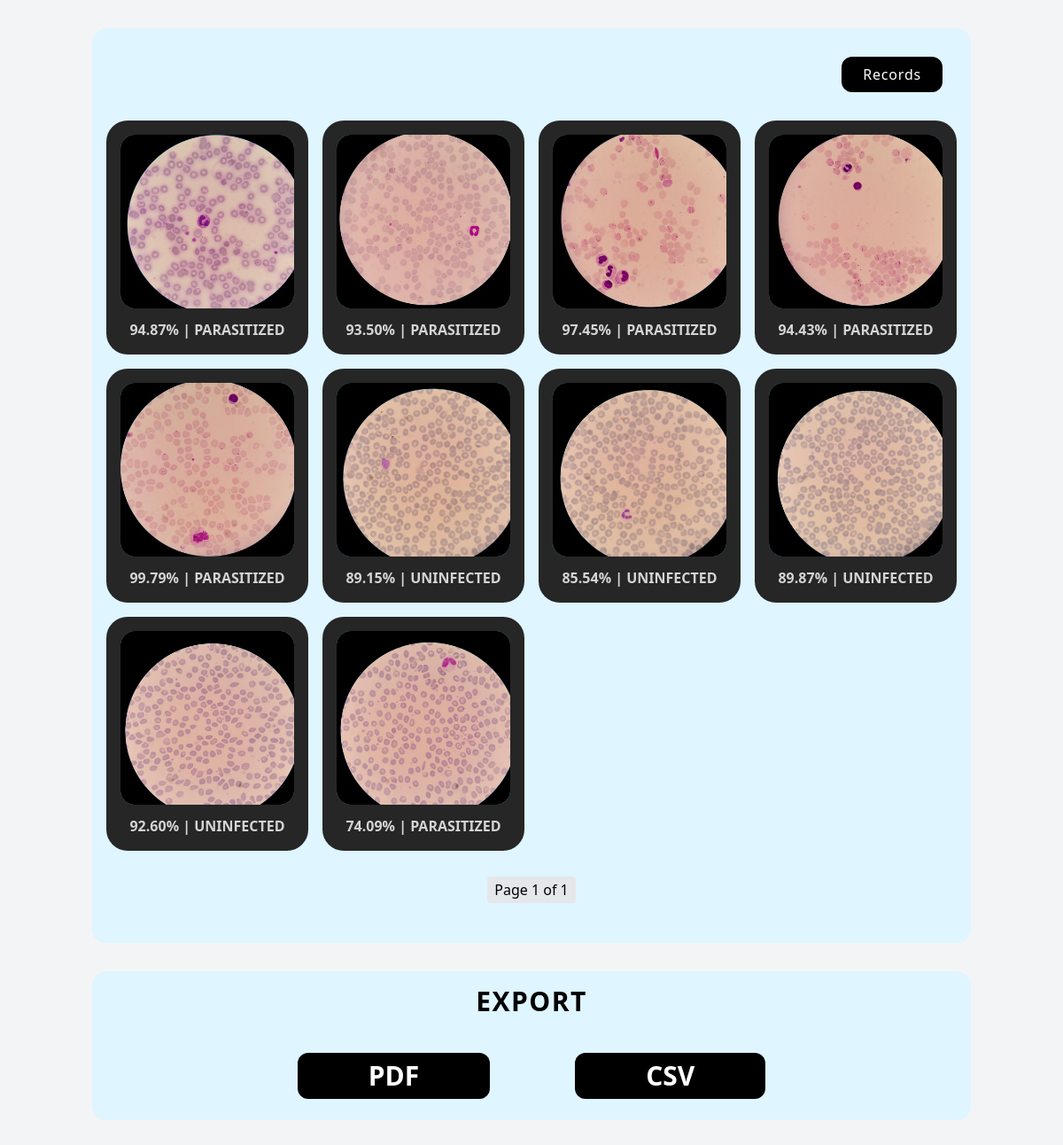
/view/76, run on the app's committed database.
### my_app/models.py (models this page shows, shortened)
class RecordData(models.Model):
    record_number = models.ForeignKey(SavedRecord, on_delete=models.CASCADE, related_name='record_data')
    image = models.ImageField(null=True, blank=True)
    con_lvl = models.CharField(max_length=5, null=True, blank=True)
    label = models.CharField(max_length=12, null=True, blank=True)

### my_app/views.py (the view)
# urls.py: path('view/<int:record_id>', views.view_img, name='view_img'),
def view_img(request, record_id):
    record = RecordData.objects.filter(record_number_id=record_id)
    paginator = Paginator(record, 10)
    page_number = request.GET.get("page")
    record_page_obj = paginator.get_page(page_number)
    return render(request, 'view.html', {'record_page_obj': record_page_obj})

### my_app/templates/view.html (shortened to what this page needs)
    {% load static %}
<!DOCTYPE html>
<html lang="en">
<head>
    {% load static %}
    <link rel="stylesheet" href="{% static 'src/css/styles.css' %}">
</head>
<body class="bg-gray-100">
    <div class="container mx-auto px-4 py-8">
        <section class="bg-custom-blue rounded-2xl p-4 mb-8">
            <div class="flex justify-end mb-4">
                <a href="{% url 'records' %}" class="px-6 py-2 my-4 mx-4 rounded-xl bg-black text-white tracking-wider hover:bg-sky-800">Records</a>
            </div>
            <div class="grid grid-cols-1 sm:grid-cols-2 md:grid-cols-3 lg:grid-cols-4 xl:grid-cols-5 gap-4">
                {% for image in record_page_obj %}
                    <a href="{{ image.image.url }}" target="_blank" class="block">
                        <div class="bg-neutral-800 rounded-3xl text-neutral-300 p-4 flex flex-col items-center justify-center gap-3 hover:bg-gray-900 hover:shadow-2xl hover:shadow-sky-400 transition-shadow">
                            <div class="w-full aspect-square bg-sky-300 rounded-2xl overflow-hidden">
                                <img src="{{ image.image.url }}" alt="image" class="w-full h-full object-cover">
                            </div>
                            <div class="text-center">
                                <p class="text-base font-extrabold uppercase">{{image.con_lvl}}% | {{image.label}}</p>
                            </div>
                        </div>
                    </a>
                {% endfor %}
            </div>
            <div class="pagination text-center my-8">
                <span class="step-links">
                    <span class="current px-2 py-1 bg-gray-200 rounded">
                        Page {{ record_page_obj.number }} of {{ record_page_obj.paginator.num_pages }}
                    </span>
                </span>
            </div>
        </section>
        <section class="bg-custom-blue rounded-2xl p-4">
            <h2 class="text-center text-black text-2xl md:text-3xl font-extrabold tracking-wider mb-8">EXPORT</h2>
            <div class="flex flex-col sm:flex-row justify-center items-center gap-4">
                <button class="p-2 px-20 my-2 mx-10 bg-black rounded-xl">
                {% for rec in record_page_obj %}
                    <a href="{% url 'pdf_generate' rec.record_number_id %}" class="text-3xl text-white font-bold">{% endfor %}PDF</a>
                </button>
                <button class="p-2 px-20 my-2 mx-10 bg-black rounded-xl">
                {% for rec in record_page_obj %}
                    <a href="{% url 'csv_generate' rec.record_number_id %}" class="text-3xl text-white font-bold">{% endfor %}CSV</a>
                </button>
            </div>
        </section>
    </div>
</body>
</html>

### my_app/templates/view.html (style rules this page uses)
.bg-custom-blue { background-color: #DFF5FF; }

### data on the page
RecordData: image (picture), con_lvl "94.87", label "PARASITIZED"
RecordData: image (picture), con_lvl "93.50", label "PARASITIZED"
RecordData: image (picture), con_lvl "97.45", label "PARASITIZED"
RecordData: image (picture), con_lvl "94.43", label "PARASITIZED"
RecordData: image (picture), con_lvl "99.79", label "PARASITIZED"
RecordData: image (picture), con_lvl "89.15", label "UNINFECTED"
RecordData: image (picture), con_lvl "85.54", label "UNINFECTED"
RecordData: image (picture), con_lvl "89.87", label "UNINFECTED"
RecordData: image (picture), con_lvl "92.60", label "UNINFECTED"
RecordData: image (picture), con_lvl "74.09", label "PARASITIZED"

### other printed values
{{ record_page_obj.number }} "1"
{{ record_page_obj.paginator.num_pages }} "1"
